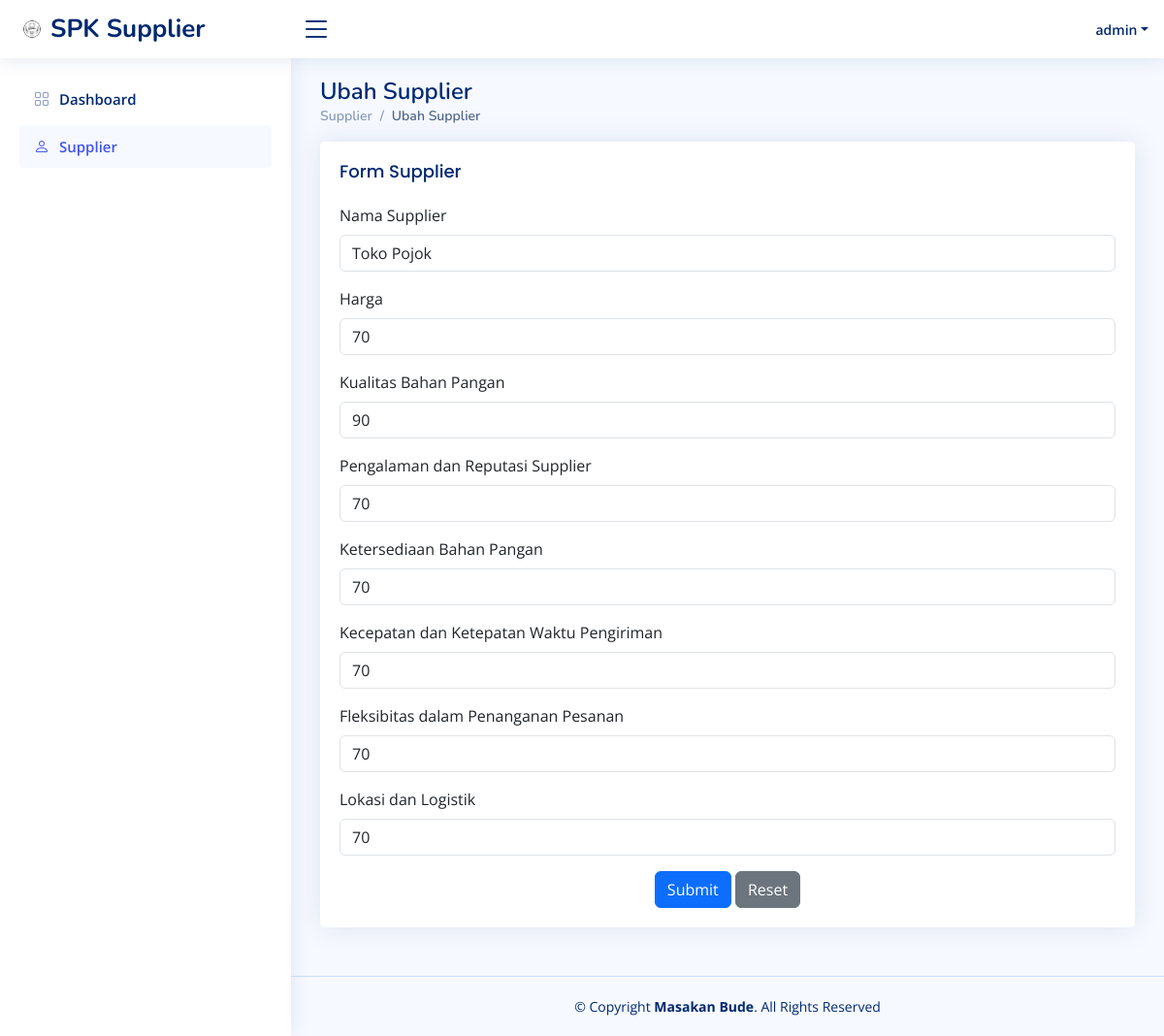
The page /supplier-edit.php?id=1 (signed in) on the database its author committed.
### tables this page shows
CREATE TABLE `user` (
  `id` int(11) NOT NULL,
  `username` varchar(255) NOT NULL,
  `password` varchar(255) NOT NULL
);

CREATE TABLE `supplier` (
  `id` int(11) NOT NULL,
  `nama` varchar(255) NOT NULL,
  `k1` int(11) NOT NULL,
  `k2` int(11) NOT NULL,
  `k3` int(11) NOT NULL,
  `k4` int(11) NOT NULL,
  `k5` int(11) NOT NULL,
  `k6` int(11) NOT NULL,
  `k7` int(11) NOT NULL
);

### supplier-edit.php (the view, shortened to what this page needs)
<?php
    require_once 'connection.php';
    $sql = "SELECT * FROM user WHERE id=".$_SESSION["logged"];
    $result = mysqli_query($conn, $sql);
    $user =mysqli_fetch_array($result);
?>
<!DOCTYPE html>
<html lang="en">
<head>
  <link href="assets/vendor/bootstrap/css/bootstrap.min.css" rel="stylesheet">
  <link href="assets/vendor/bootstrap-icons/bootstrap-icons.css" rel="stylesheet">
  <link href="assets/vendor/boxicons/css/boxicons.min.css" rel="stylesheet">
  <link href="assets/vendor/quill/quill.snow.css" rel="stylesheet">
  <link href="assets/vendor/quill/quill.bubble.css" rel="stylesheet">
  <link href="assets/vendor/remixicon/remixicon.css" rel="stylesheet">
  <link href="assets/vendor/simple-datatables/style.css" rel="stylesheet">
  <link href="assets/css/style.css" rel="stylesheet">
</head>
<body>
  <header id="header" class="header fixed-top d-flex align-items-center">
    <div class="d-flex align-items-center justify-content-between">
      <a href="index.html" class="logo d-flex align-items-center">
        <img src="assets/img/logo.png" alt="">
        <span class="d-none d-lg-block">SPK Supplier</span>
      </a>
      <i class="bi bi-list toggle-sidebar-btn"></i>
    </div>
    <nav class="header-nav ms-auto">
      <ul class="d-flex align-items-center">
        <li class="nav-item dropdown pe-3">
          <a class="nav-link nav-profile d-flex align-items-center pe-0" href="#" data-bs-toggle="dropdown">
            <span class="d-none d-md-block dropdown-toggle ps-2"><?=$user['username']?></span>
          </a>
        </li>
      </ul>
    </nav>
  </header>
  <aside id="sidebar" class="sidebar">
    <ul class="sidebar-nav" id="sidebar-nav">
      <li class="nav-item">
        <a class="nav-link collapsed" href="dashboard.php">
          <i class="bi bi-grid"></i>
          <span>Dashboard</span>
        </a>
      </li>
      <li class="nav-item">
        <a class="nav-link" href="supplier.php">
          <i class="bi bi-person"></i>
          <span>Supplier</span>
        </a>
      </li>
    </ul>
  </aside>
  <main id="main" class="main">
    <div class="pagetitle">
      <h1>Ubah Supplier</h1>
      <nav>
        <ol class="breadcrumb">
          <li class="breadcrumb-item"><a href="supplier.php">Supplier</a></li>
          <li class="breadcrumb-item active">Ubah Supplier</li>
        </ol>
      </nav>
    </div>
    <section class="section">
      <div class="row">
        <div class="col-lg-12">
            <div class="card">
                <div class="card-body">
                    <h5 class="card-title">Form Supplier</h5>
                            <?php endif;
                        $sql = "SELECT * FROM supplier WHERE id=".$_GET['id'];
                        $result = mysqli_query($conn, $sql);
                        $data =mysqli_fetch_array($result);
                    ?>
                    <form class="row g-3" method="POST">
                        <div class="col-12">
                            <label for="nama" class="form-label">Nama Supplier</label>
                            <input type="text" class="form-control" id="nama" name="nama" placeholder="Nama Supplier" required value="<?=$data['nama']?>">
                        </div>
                        <div class="col-12">
                            <label for="k1" class="form-label">Harga</label>
                            <input type="number" class="form-control" id="k1" name="k1" min='0' max='100' placeholder="Nilai 0-100" required value="<?=$data['k1']?>">
                        </div>
                        <div class="col-12">
                            <label for="k2" class="form-label">Kualitas Bahan Pangan</label>
                            <input type="number" class="form-control" id="k2" name="k2" min='0' max='100' placeholder="Nilai 0-100" required value="<?=$data['k2']?>">
                        </div>
                        <div class="col-12">
                            <label for="k3" class="form-label">Pengalaman dan Reputasi Supplier</label>
                            <input type="number" class="form-control" id="k3" name="k3" min='0' max='100' placeholder="Nilai 0-100" required value="<?=$data['k3']?>">
                        </div>
                        <div class="col-12">
                            <label for="k4" class="form-label">Ketersediaan Bahan Pangan</label>
                            <input type="number" class="form-control" id="k4" name="k4" min='0' max='100' placeholder="Nilai 0-100" required value="<?=$data['k4']?>">
                        </div>
                        <div class="col-12">
                            <label for="k5" class="form-label">Kecepatan dan Ketepatan Waktu Pengiriman</label>
                            <input type="number" class="form-control" id="k5" name="k5" min='0' max='100' placeholder="Nilai 0-100" required value="<?=$data['k5']?>">
                        </div>
                        <div class="col-12">
                            <label for="k6" class="form-label">Fleksibitas dalam Penanganan Pesanan</label>
                            <input type="number" class="form-control" id="k6" name="k6" min='0' max='100' placeholder="Nilai 0-100" required value="<?=$data['k6']?>">
                        </div>
                        <div class="col-12">
                            <label for="k7" class="form-label">Lokasi dan Logistik</label>
                            <input type="number" class="form-control" id="k7" name="k7" min='0' max='100' placeholder="Nilai 0-100" required value="<?=$data['k7']?>">
                        </div>
                        <div class="text-center">
                            <button type="submit" class="btn btn-primary" name="submit" value="submit">Submit</button>
                            <button type="reset" class="btn btn-secondary">Reset</button>
                        </div>
                    </form>
                </div>
            </div>
        </div>
      </div>
    </section>
  </main>
  <footer id="footer" class="footer">
    <div class="copyright">
      &copy; Copyright <strong><span>Masakan Bude</span></strong>. All Rights Reserved
    </div>
  </footer>
</body>
</html>

### assets/css/style.css (style rules this page uses)
:root { scroll-behavior: smooth; }
body { font-family: "Open Sans", sans-serif; background: #f6f9ff; color: #444444; }
a { color: #4154f1; text-decoration: none; }
h1, h2, h3, h4, h5, h6 { font-family: "Nunito", sans-serif; }
#main { margin-top: 60px; padding: 20px 30px; transition: all 0.3s; }
.pagetitle { margin-bottom: 10px; }
.pagetitle h1 { font-size: 24px; margin-bottom: 0; font-weight: 600; color: #012970; }
.card { margin-bottom: 30px; border: none; border-radius: 5px; box-shadow: 0px 0 30px rgba(1, 41, 112, 0.1); }
.card-title { padding: 20px 0 15px 0; font-size: 18px; font-weight: 500; color: #012970; font-family: "Poppins", sans-serif; }
.card-body { padding: 0 20px 20px 20px; }
.breadcrumb { font-size: 14px; font-family: "Nunito", sans-serif; color: #899bbd; font-weight: 600; }
.breadcrumb a { color: #899bbd; transition: 0.3s; }
.breadcrumb .breadcrumb-item::before { color: #899bbd; }
.breadcrumb .active { color: #51678f; font-weight: 600; }
.logo { line-height: 1; }
@media (min-width: 1200px) { .logo { width: 280px; } }
.logo img { max-height: 26px; margin-right: 6px; }
.logo span { font-size: 26px; font-weight: 700; color: #012970; font-family: "Nunito", sans-serif; }
.header { transition: all 0.5s; z-index: 997; height: 60px; box-shadow: 0px 2px 20px rgba(1, 41, 112, 0.1); background-color: #fff; padding-left: 20px; }
.header .toggle-sidebar-btn { font-size: 32px; padding-left: 10px; cursor: pointer; color: #012970; }
.header-nav ul { list-style: none; }
.header-nav>ul { margin: 0; padding: 0; }
.header-nav .nav-profile { color: #012970; }
.header-nav .nav-profile span { font-size: 14px; font-weight: 600; }
.sidebar { position: fixed; top: 60px; left: 0; bottom: 0; width: 300px; z-index: 996; transition: all 0.3s; padding: 20px; overflow-y: auto; scrollbar-width: thin; scrollbar-color: #aab7cf transparent; box-shadow: 0px 0px 20px rgba(1, 41, 112, 0.1); background-color: #fff; }
@media (min-width: 1200px) { #main, #footer { margin-left: 300px; } }
.sidebar-nav { padding: 0; margin: 0; list-style: none; }
.sidebar-nav li { padding: 0; margin: 0; list-style: none; }
.sidebar-nav .nav-item { margin-bottom: 5px; }
.sidebar-nav .nav-link { display: flex; align-items: center; font-size: 15px; font-weight: 600; color: #4154f1; transition: 0.3; background: #f6f9ff; padding: 10px 15px; border-radius: 4px; }
.sidebar-nav .nav-link i { font-size: 16px; margin-right: 10px; color: #4154f1; }
.sidebar-nav .nav-link.collapsed { color: #012970; background: #fff; }
.sidebar-nav .nav-link.collapsed i { color: #899bbd; }
.footer { padding: 20px 0; font-size: 14px; transition: all 0.3s; border-top: 1px solid #cddfff; }
.footer .copyright { text-align: center; color: #012970; }

### rows shown on the page
user: username "admin"
supplier: nama "Toko Pojok", k1 "70", k2 "90", k3 "70", k4 "70", k5 "70", k6 "70", k7 "70"
